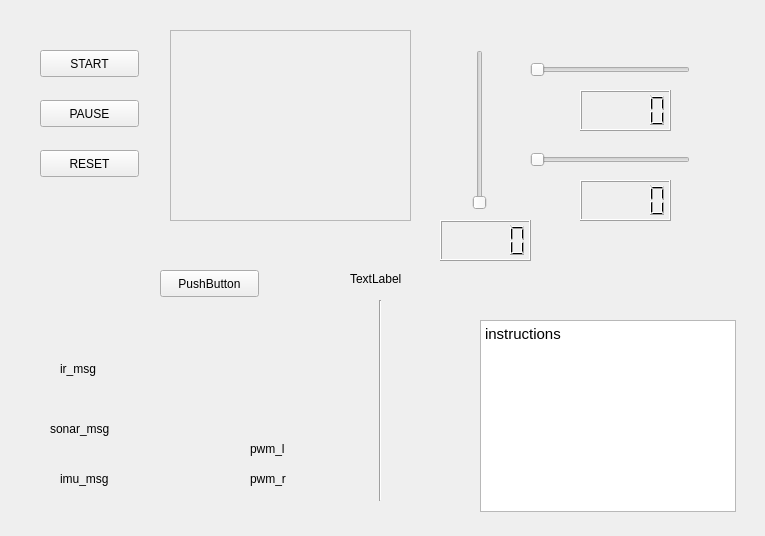
<?xml version="1.0" encoding="UTF-8"?>
<ui version="4.0">
 <class>Form</class>
 <widget class="QWidget" name="Form">
  <property name="geometry">
   <rect>
    <x>0</x>
    <y>0</y>
    <width>765</width>
    <height>536</height>
   </rect>
  </property>
  <property name="windowTitle">
   <string>Form</string>
  </property>
  <widget class="QPushButton" name="pushButton">
   <property name="geometry">
    <rect>
     <x>160</x>
     <y>270</y>
     <width>99</width>
     <height>27</height>
    </rect>
   </property>
   <property name="text">
    <string>PushButton</string>
   </property>
  </widget>
  <widget class="QSlider" name="arm">
   <property name="geometry">
    <rect>
     <x>530</x>
     <y>60</y>
     <width>160</width>
     <height>19</height>
    </rect>
   </property>
   <property name="orientation">
    <enum>Qt::Horizontal</enum>
   </property>
  </widget>
  <widget class="QSlider" name="shoulder">
   <property name="geometry">
    <rect>
     <x>470</x>
     <y>50</y>
     <width>19</width>
     <height>160</height>
    </rect>
   </property>
   <property name="orientation">
    <enum>Qt::Vertical</enum>
   </property>
  </widget>
  <widget class="QLabel" name="label1">
   <property name="geometry">
    <rect>
     <x>60</x>
     <y>360</y>
     <width>67</width>
     <height>17</height>
    </rect>
   </property>
   <property name="text">
    <string>ir_msg</string>
   </property>
  </widget>
  <widget class="QLCDNumber" name="lcdNumber">
   <property name="geometry">
    <rect>
     <x>580</x>
     <y>90</y>
     <width>91</width>
     <height>41</height>
    </rect>
   </property>
   <property name="font">
    <font>
     <pointsize>14</pointsize>
    </font>
   </property>
  </widget>
  <widget class="QTextBrowser" name="textBrowser">
   <property name="geometry">
    <rect>
     <x>480</x>
     <y>320</y>
     <width>256</width>
     <height>192</height>
    </rect>
   </property>
   <property name="html">
    <string>&lt;!DOCTYPE HTML PUBLIC &quot;-//W3C//DTD HTML 4.0//EN&quot; &quot;http://www.w3.org/TR/REC-html40/strict.dtd&quot;&gt;
&lt;html&gt;&lt;head&gt;&lt;meta name=&quot;qrichtext&quot; content=&quot;1&quot; /&gt;&lt;style type=&quot;text/css&quot;&gt;
p, li { white-space: pre-wrap; }
&lt;/style&gt;&lt;/head&gt;&lt;body style=&quot; font-family:'Ubuntu'; font-size:11pt; font-weight:400; font-style:normal;&quot;&gt;
&lt;p style=&quot; margin-top:0px; margin-bottom:0px; margin-left:0px; margin-right:0px; -qt-block-indent:0; text-indent:0px;&quot;&gt;instructions&lt;/p&gt;&lt;/body&gt;&lt;/html&gt;</string>
   </property>
  </widget>
  <widget class="Line" name="line">
   <property name="geometry">
    <rect>
     <x>370</x>
     <y>300</y>
     <width>20</width>
     <height>201</height>
    </rect>
   </property>
   <property name="orientation">
    <enum>Qt::Vertical</enum>
   </property>
  </widget>
  <widget class="QLabel" name="label">
   <property name="geometry">
    <rect>
     <x>350</x>
     <y>270</y>
     <width>67</width>
     <height>17</height>
    </rect>
   </property>
   <property name="text">
    <string>TextLabel</string>
   </property>
  </widget>
  <widget class="QPushButton" name="pushButton_2">
   <property name="geometry">
    <rect>
     <x>40</x>
     <y>50</y>
     <width>99</width>
     <height>27</height>
    </rect>
   </property>
   <property name="text">
    <string>START</string>
   </property>
  </widget>
  <widget class="QPushButton" name="pushButton_3">
   <property name="geometry">
    <rect>
     <x>40</x>
     <y>100</y>
     <width>99</width>
     <height>27</height>
    </rect>
   </property>
   <property name="text">
    <string>PAUSE</string>
   </property>
  </widget>
  <widget class="QPushButton" name="pushButton_4">
   <property name="geometry">
    <rect>
     <x>40</x>
     <y>150</y>
     <width>99</width>
     <height>27</height>
    </rect>
   </property>
   <property name="text">
    <string>RESET</string>
   </property>
  </widget>
  <widget class="QFrame" name="RVIZ">
   <property name="geometry">
    <rect>
     <x>170</x>
     <y>30</y>
     <width>241</width>
     <height>191</height>
    </rect>
   </property>
   <property name="frameShape">
    <enum>QFrame::StyledPanel</enum>
   </property>
   <property name="frameShadow">
    <enum>QFrame::Raised</enum>
   </property>
  </widget>
  <widget class="QSlider" name="hand">
   <property name="geometry">
    <rect>
     <x>530</x>
     <y>150</y>
     <width>160</width>
     <height>19</height>
    </rect>
   </property>
   <property name="orientation">
    <enum>Qt::Horizontal</enum>
   </property>
  </widget>
  <widget class="QLabel" name="label1_2">
   <property name="geometry">
    <rect>
     <x>50</x>
     <y>420</y>
     <width>91</width>
     <height>17</height>
    </rect>
   </property>
   <property name="text">
    <string>sonar_msg</string>
   </property>
  </widget>
  <widget class="QLabel" name="label1_3">
   <property name="geometry">
    <rect>
     <x>60</x>
     <y>470</y>
     <width>91</width>
     <height>17</height>
    </rect>
   </property>
   <property name="text">
    <string>imu_msg</string>
   </property>
  </widget>
  <widget class="QLabel" name="label1_4">
   <property name="geometry">
    <rect>
     <x>250</x>
     <y>440</y>
     <width>67</width>
     <height>17</height>
    </rect>
   </property>
   <property name="text">
    <string>pwm_l</string>
   </property>
  </widget>
  <widget class="QLabel" name="label1_5">
   <property name="geometry">
    <rect>
     <x>250</x>
     <y>470</y>
     <width>50</width>
     <height>17</height>
    </rect>
   </property>
   <property name="text">
    <string>pwm_r</string>
   </property>
  </widget>
  <widget class="QLCDNumber" name="lcdNumber_2">
   <property name="geometry">
    <rect>
     <x>580</x>
     <y>180</y>
     <width>91</width>
     <height>41</height>
    </rect>
   </property>
   <property name="font">
    <font>
     <pointsize>14</pointsize>
    </font>
   </property>
  </widget>
  <widget class="QLCDNumber" name="lcdNumber_3">
   <property name="geometry">
    <rect>
     <x>440</x>
     <y>220</y>
     <width>91</width>
     <height>41</height>
    </rect>
   </property>
   <property name="font">
    <font>
     <pointsize>14</pointsize>
    </font>
   </property>
  </widget>
 </widget>
 <resources/>
 <connections/>
</ui>
